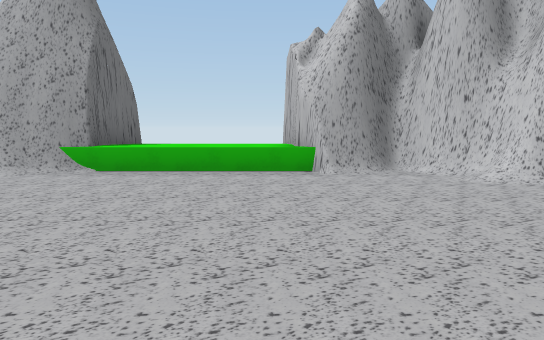
[1] (above)

12 first-person views from a walk through a Unity game level. The camera is 1.4 m above the floor, tilts 6° down and sees 70° across. The floor is counted in squares, 2 m on a side. Each view is taken from the middle of a square. On the plan, view 1 faces up. The plan holds only what a view shows up to about 11 squares ahead; the rest is blank.

[2]
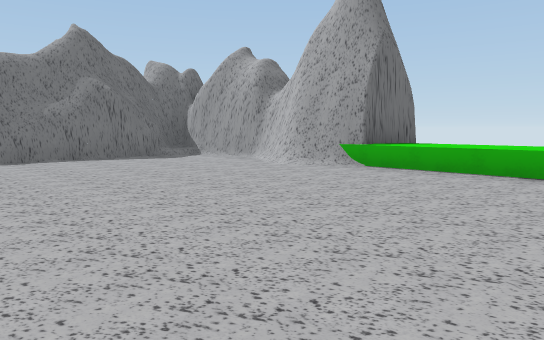

[3]
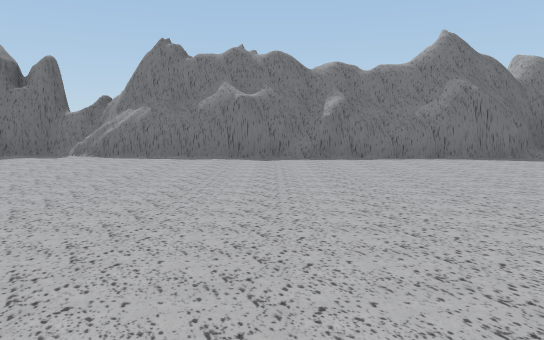

[4]
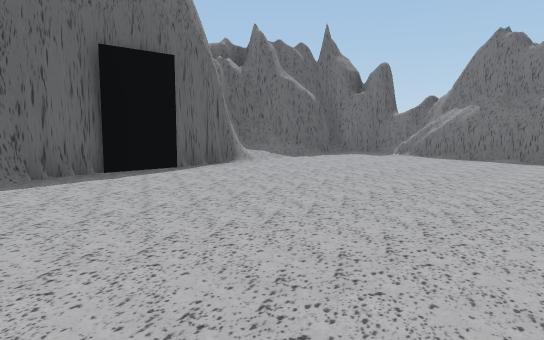

[5]
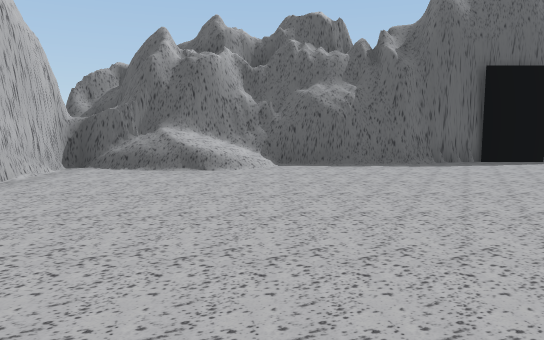

[6]
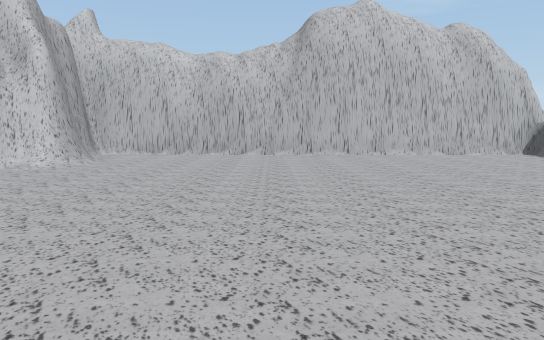

[7]
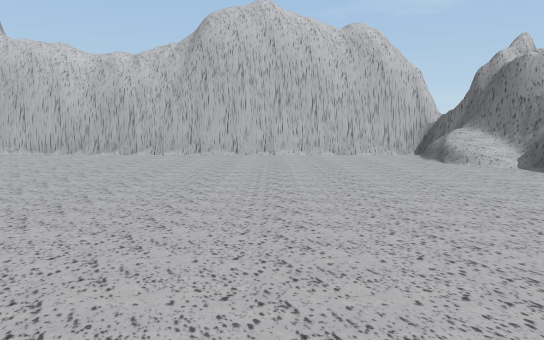

[8]
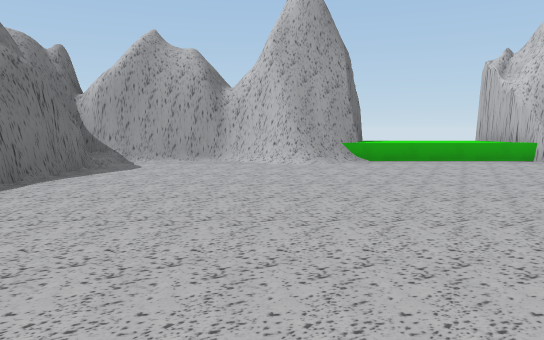

[9]
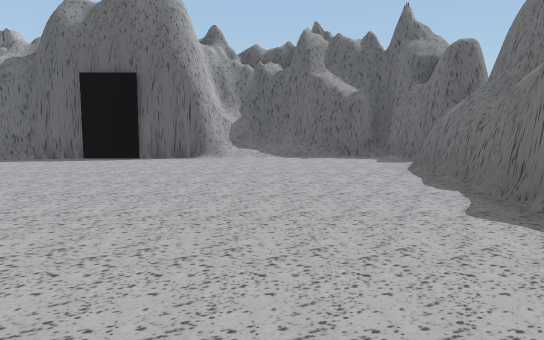

[10]
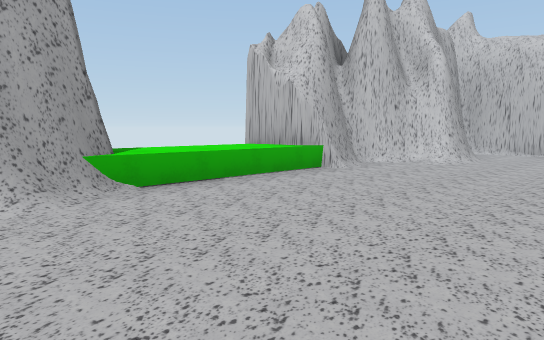

[11]
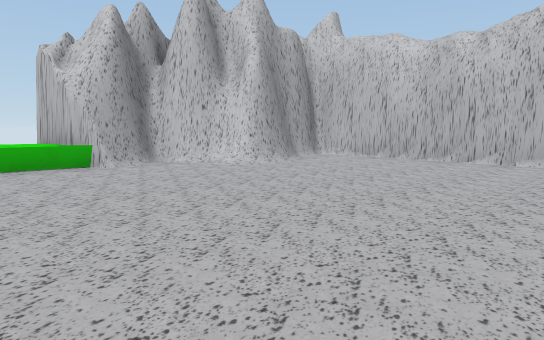

[12]
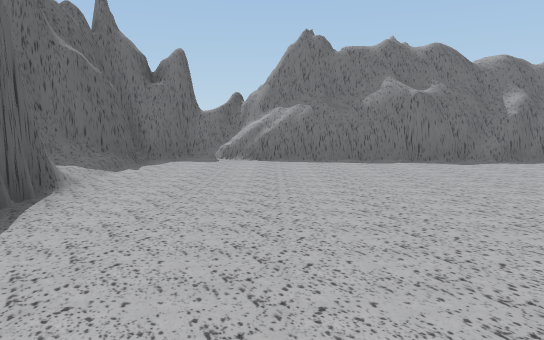

### Floor plan
Key: @ floor where view 1 was taken; # wall or solid block; . floor; / step, stairs or slope; = window, fence, low wall or low ledge; ^ raised ledge.
Columns run from 10 left of view 1 to 7 right of it. Each row starts with its distance up from view 1.
  8        #^^^#
  7  ######^^^^###
  6  ##..##......#####
  5  #............#..#
  4  #...............#
  3  #...............#
  2  #...............#
  1  #...............#
  0  #........@......#
 -1  #...............#
 -2  #...............#
 -3  #...............#
 -4  #...............#
 -5 ##...............#
 -6 ##...........//=##
 -7 #.........#######
 -8 ####/######
 -9    ###

Positions as (right, up) in squares from view 1, and headings:
1: (0, 0), facing up
2: (1, 0), facing up-left
3: (1, -1), facing left
4: (1, -1), facing down-left
5: (3, 1), facing down
6: (-4, 1), facing right
7: (-4, -2), facing right
8: (-5, -2), facing up
9: (-6, 2), facing down
10: (-5, 2), facing up-right
11: (-2, -1), facing up-right
12: (0, -5), facing left
